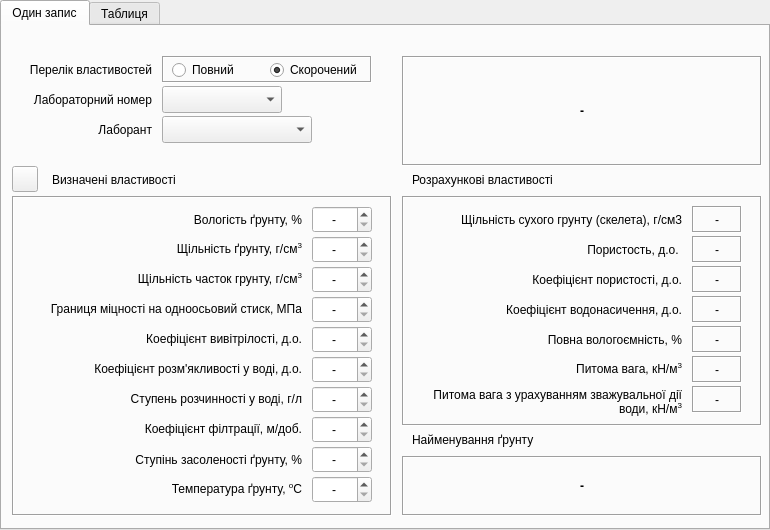
<?xml version="1.0" encoding="UTF-8"?>
<ui version="4.0">
 <class>Skala_win</class>
 <widget class="QTabWidget" name="Skala_win">
  <property name="geometry">
   <rect>
    <x>0</x>
    <y>0</y>
    <width>770</width>
    <height>530</height>
   </rect>
  </property>
  <property name="windowTitle">
   <string>Властивості скельних ґрунтів</string>
  </property>
  <property name="windowIcon">
   <iconset>
    <normaloff>../icons/16x16/applications-engineering.png</normaloff>../icons/16x16/applications-engineering.png</iconset>
  </property>
  <property name="locale">
   <locale language="Ukrainian" country="Ukraine"/>
  </property>
  <property name="currentIndex">
   <number>0</number>
  </property>
  <property name="tabsClosable">
   <bool>false</bool>
  </property>
  <property name="movable">
   <bool>false</bool>
  </property>
  <widget class="QWidget" name="tab">
   <attribute name="title">
    <string>Один запис</string>
   </attribute>
   <widget class="QLabel" name="label">
    <property name="geometry">
     <rect>
      <x>400</x>
      <y>30</y>
      <width>360</width>
      <height>110</height>
     </rect>
    </property>
    <property name="font">
     <font>
      <weight>75</weight>
      <bold>true</bold>
     </font>
    </property>
    <property name="frameShape">
     <enum>QFrame::Box</enum>
    </property>
    <property name="frameShadow">
     <enum>QFrame::Sunken</enum>
    </property>
    <property name="text">
     <string>-</string>
    </property>
    <property name="alignment">
     <set>Qt::AlignCenter</set>
    </property>
    <property name="wordWrap">
     <bool>true</bool>
    </property>
   </widget>
   <widget class="QLabel" name="label_19">
    <property name="geometry">
     <rect>
      <x>50</x>
      <y>140</y>
      <width>140</width>
      <height>27</height>
     </rect>
    </property>
    <property name="text">
     <string>Визначені властивості</string>
    </property>
    <property name="alignment">
     <set>Qt::AlignLeading|Qt::AlignLeft|Qt::AlignVCenter</set>
    </property>
   </widget>
   <widget class="QLabel" name="label_20">
    <property name="geometry">
     <rect>
      <x>10</x>
      <y>60</y>
      <width>140</width>
      <height>27</height>
     </rect>
    </property>
    <property name="sizePolicy">
     <sizepolicy hsizetype="Preferred" vsizetype="Preferred">
      <horstretch>0</horstretch>
      <verstretch>0</verstretch>
     </sizepolicy>
    </property>
    <property name="text">
     <string>Лабораторний номер</string>
    </property>
    <property name="alignment">
     <set>Qt::AlignRight|Qt::AlignTrailing|Qt::AlignVCenter</set>
    </property>
   </widget>
   <widget class="QComboBox" name="comboBox">
    <property name="geometry">
     <rect>
      <x>160</x>
      <y>60</y>
      <width>120</width>
      <height>27</height>
     </rect>
    </property>
   </widget>
   <widget class="QFrame" name="frame_2">
    <property name="geometry">
     <rect>
      <x>10</x>
      <y>170</y>
      <width>380</width>
      <height>320</height>
     </rect>
    </property>
    <property name="frameShape">
     <enum>QFrame::Box</enum>
    </property>
    <property name="frameShadow">
     <enum>QFrame::Sunken</enum>
    </property>
    <widget class="QLabel" name="label_14">
     <property name="geometry">
      <rect>
       <x>10</x>
       <y>250</y>
       <width>280</width>
       <height>27</height>
      </rect>
     </property>
     <property name="text">
      <string>Ступiнь засоленостi ґрунту, %</string>
     </property>
     <property name="alignment">
      <set>Qt::AlignRight|Qt::AlignTrailing|Qt::AlignVCenter</set>
     </property>
    </widget>
    <widget class="QLabel" name="label_3">
     <property name="geometry">
      <rect>
       <x>10</x>
       <y>10</y>
       <width>280</width>
       <height>27</height>
      </rect>
     </property>
     <property name="text">
      <string>Вологість ґрунту, %</string>
     </property>
     <property name="alignment">
      <set>Qt::AlignRight|Qt::AlignTrailing|Qt::AlignVCenter</set>
     </property>
    </widget>
    <widget class="QDoubleSpinBox" name="doubleSpinBox_14">
     <property name="geometry">
      <rect>
       <x>300</x>
       <y>280</y>
       <width>60</width>
       <height>27</height>
      </rect>
     </property>
     <property name="locale">
      <locale language="C" country="AnyCountry"/>
     </property>
     <property name="alignment">
      <set>Qt::AlignCenter</set>
     </property>
     <property name="specialValueText">
      <string>-</string>
     </property>
     <property name="decimals">
      <number>1</number>
     </property>
     <property name="minimum">
      <double>-99.000000000000000</double>
     </property>
     <property name="singleStep">
      <double>0.100000000000000</double>
     </property>
     <property name="value">
      <double>-99.000000000000000</double>
     </property>
    </widget>
    <widget class="QLabel" name="label_16">
     <property name="geometry">
      <rect>
       <x>10</x>
       <y>280</y>
       <width>280</width>
       <height>27</height>
      </rect>
     </property>
     <property name="text">
      <string>&lt;html&gt;&lt;head/&gt;&lt;body&gt;&lt;p&gt;Температура ґрунту, &lt;span style=&quot; vertical-align:super;&quot;&gt;o&lt;/span&gt;С&lt;/p&gt;&lt;/body&gt;&lt;/html&gt;</string>
     </property>
     <property name="alignment">
      <set>Qt::AlignRight|Qt::AlignTrailing|Qt::AlignVCenter</set>
     </property>
    </widget>
    <widget class="QLabel" name="label_4">
     <property name="geometry">
      <rect>
       <x>10</x>
       <y>40</y>
       <width>280</width>
       <height>27</height>
      </rect>
     </property>
     <property name="text">
      <string>&lt;html&gt;&lt;head/&gt;&lt;body&gt;&lt;p&gt;Щільність ґрунту, г/см&lt;span style=&quot; vertical-align:super;&quot;&gt;3&lt;/span&gt;&lt;/p&gt;&lt;/body&gt;&lt;/html&gt;</string>
     </property>
     <property name="alignment">
      <set>Qt::AlignRight|Qt::AlignTrailing|Qt::AlignVCenter</set>
     </property>
    </widget>
    <widget class="QDoubleSpinBox" name="doubleSpinBox_4">
     <property name="geometry">
      <rect>
       <x>300</x>
       <y>40</y>
       <width>60</width>
       <height>27</height>
      </rect>
     </property>
     <property name="locale">
      <locale language="C" country="AnyCountry"/>
     </property>
     <property name="alignment">
      <set>Qt::AlignCenter</set>
     </property>
     <property name="specialValueText">
      <string>-</string>
     </property>
     <property name="maximum">
      <double>9.990000000000000</double>
     </property>
     <property name="singleStep">
      <double>0.010000000000000</double>
     </property>
    </widget>
    <widget class="QDoubleSpinBox" name="doubleSpinBox">
     <property name="geometry">
      <rect>
       <x>300</x>
       <y>10</y>
       <width>60</width>
       <height>27</height>
      </rect>
     </property>
     <property name="locale">
      <locale language="C" country="AnyCountry"/>
     </property>
     <property name="wrapping">
      <bool>false</bool>
     </property>
     <property name="alignment">
      <set>Qt::AlignCenter</set>
     </property>
     <property name="specialValueText">
      <string>-</string>
     </property>
     <property name="decimals">
      <number>1</number>
     </property>
     <property name="minimum">
      <double>0.000000000000000</double>
     </property>
     <property name="maximum">
      <double>999.899999999999977</double>
     </property>
     <property name="singleStep">
      <double>0.100000000000000</double>
     </property>
     <property name="value">
      <double>0.000000000000000</double>
     </property>
    </widget>
    <widget class="QDoubleSpinBox" name="doubleSpinBox_12">
     <property name="geometry">
      <rect>
       <x>300</x>
       <y>250</y>
       <width>60</width>
       <height>27</height>
      </rect>
     </property>
     <property name="locale">
      <locale language="C" country="AnyCountry"/>
     </property>
     <property name="alignment">
      <set>Qt::AlignCenter</set>
     </property>
     <property name="specialValueText">
      <string>-</string>
     </property>
     <property name="decimals">
      <number>1</number>
     </property>
     <property name="maximum">
      <double>100.000000000000000</double>
     </property>
     <property name="singleStep">
      <double>0.100000000000000</double>
     </property>
    </widget>
    <widget class="QLabel" name="label_27">
     <property name="geometry">
      <rect>
       <x>10</x>
       <y>70</y>
       <width>280</width>
       <height>27</height>
      </rect>
     </property>
     <property name="text">
      <string>&lt;html&gt;&lt;head/&gt;&lt;body&gt;&lt;p&gt;Щiльнiсть часток грунту, г/см&lt;span style=&quot; vertical-align:super;&quot;&gt;3&lt;/span&gt;&lt;/p&gt;&lt;/body&gt;&lt;/html&gt;</string>
     </property>
     <property name="alignment">
      <set>Qt::AlignRight|Qt::AlignTrailing|Qt::AlignVCenter</set>
     </property>
     <property name="wordWrap">
      <bool>true</bool>
     </property>
    </widget>
    <widget class="QDoubleSpinBox" name="doubleSpinBox_5">
     <property name="geometry">
      <rect>
       <x>300</x>
       <y>70</y>
       <width>60</width>
       <height>27</height>
      </rect>
     </property>
     <property name="locale">
      <locale language="C" country="AnyCountry"/>
     </property>
     <property name="alignment">
      <set>Qt::AlignCenter</set>
     </property>
     <property name="specialValueText">
      <string>-</string>
     </property>
     <property name="maximum">
      <double>9.990000000000000</double>
     </property>
     <property name="singleStep">
      <double>0.010000000000000</double>
     </property>
    </widget>
    <widget class="QDoubleSpinBox" name="doubleSpinBox_6">
     <property name="geometry">
      <rect>
       <x>300</x>
       <y>130</y>
       <width>60</width>
       <height>27</height>
      </rect>
     </property>
     <property name="locale">
      <locale language="C" country="AnyCountry"/>
     </property>
     <property name="alignment">
      <set>Qt::AlignCenter</set>
     </property>
     <property name="specialValueText">
      <string>-</string>
     </property>
     <property name="maximum">
      <double>1.000000000000000</double>
     </property>
     <property name="singleStep">
      <double>0.010000000000000</double>
     </property>
    </widget>
    <widget class="QLabel" name="label_36">
     <property name="geometry">
      <rect>
       <x>10</x>
       <y>130</y>
       <width>280</width>
       <height>27</height>
      </rect>
     </property>
     <property name="text">
      <string>&lt;html&gt;&lt;head/&gt;&lt;body&gt;&lt;p&gt;Коефіцієнт вивітрілості, д.о.&lt;/p&gt;&lt;/body&gt;&lt;/html&gt;</string>
     </property>
     <property name="alignment">
      <set>Qt::AlignRight|Qt::AlignTrailing|Qt::AlignVCenter</set>
     </property>
     <property name="wordWrap">
      <bool>true</bool>
     </property>
    </widget>
    <widget class="QLabel" name="label_39">
     <property name="geometry">
      <rect>
       <x>10</x>
       <y>160</y>
       <width>280</width>
       <height>27</height>
      </rect>
     </property>
     <property name="text">
      <string>&lt;html&gt;&lt;head/&gt;&lt;body&gt;&lt;p&gt;Коефіцієнт розм'якливості у воді, д.о.&lt;/p&gt;&lt;/body&gt;&lt;/html&gt;</string>
     </property>
     <property name="alignment">
      <set>Qt::AlignRight|Qt::AlignTrailing|Qt::AlignVCenter</set>
     </property>
     <property name="wordWrap">
      <bool>true</bool>
     </property>
    </widget>
    <widget class="QDoubleSpinBox" name="doubleSpinBox_7">
     <property name="geometry">
      <rect>
       <x>300</x>
       <y>160</y>
       <width>60</width>
       <height>27</height>
      </rect>
     </property>
     <property name="locale">
      <locale language="C" country="AnyCountry"/>
     </property>
     <property name="alignment">
      <set>Qt::AlignCenter</set>
     </property>
     <property name="specialValueText">
      <string>-</string>
     </property>
     <property name="maximum">
      <double>1.000000000000000</double>
     </property>
     <property name="singleStep">
      <double>0.010000000000000</double>
     </property>
    </widget>
    <widget class="QLabel" name="label_40">
     <property name="geometry">
      <rect>
       <x>10</x>
       <y>190</y>
       <width>280</width>
       <height>27</height>
      </rect>
     </property>
     <property name="text">
      <string>&lt;html&gt;&lt;head/&gt;&lt;body&gt;&lt;p&gt;Ступень розчинності у воді, г/л&lt;/p&gt;&lt;/body&gt;&lt;/html&gt;</string>
     </property>
     <property name="alignment">
      <set>Qt::AlignRight|Qt::AlignTrailing|Qt::AlignVCenter</set>
     </property>
     <property name="wordWrap">
      <bool>true</bool>
     </property>
    </widget>
    <widget class="QDoubleSpinBox" name="doubleSpinBox_15">
     <property name="geometry">
      <rect>
       <x>300</x>
       <y>190</y>
       <width>60</width>
       <height>27</height>
      </rect>
     </property>
     <property name="locale">
      <locale language="C" country="AnyCountry"/>
     </property>
     <property name="alignment">
      <set>Qt::AlignCenter</set>
     </property>
     <property name="specialValueText">
      <string>-</string>
     </property>
     <property name="maximum">
      <double>99.989999999999995</double>
     </property>
     <property name="singleStep">
      <double>0.010000000000000</double>
     </property>
    </widget>
    <widget class="QDoubleSpinBox" name="doubleSpinBox_16">
     <property name="geometry">
      <rect>
       <x>300</x>
       <y>220</y>
       <width>60</width>
       <height>27</height>
      </rect>
     </property>
     <property name="locale">
      <locale language="C" country="AnyCountry"/>
     </property>
     <property name="alignment">
      <set>Qt::AlignCenter</set>
     </property>
     <property name="specialValueText">
      <string>-</string>
     </property>
     <property name="maximum">
      <double>99.989999999999995</double>
     </property>
     <property name="singleStep">
      <double>0.010000000000000</double>
     </property>
    </widget>
    <widget class="QLabel" name="label_42">
     <property name="geometry">
      <rect>
       <x>10</x>
       <y>220</y>
       <width>280</width>
       <height>27</height>
      </rect>
     </property>
     <property name="text">
      <string>&lt;html&gt;&lt;head/&gt;&lt;body&gt;&lt;p&gt;Коефіцієнт філтрації, м/доб.&lt;/p&gt;&lt;/body&gt;&lt;/html&gt;</string>
     </property>
     <property name="alignment">
      <set>Qt::AlignRight|Qt::AlignTrailing|Qt::AlignVCenter</set>
     </property>
     <property name="wordWrap">
      <bool>true</bool>
     </property>
    </widget>
    <widget class="QDoubleSpinBox" name="doubleSpinBox_8">
     <property name="geometry">
      <rect>
       <x>300</x>
       <y>100</y>
       <width>60</width>
       <height>27</height>
      </rect>
     </property>
     <property name="locale">
      <locale language="C" country="AnyCountry"/>
     </property>
     <property name="alignment">
      <set>Qt::AlignCenter</set>
     </property>
     <property name="specialValueText">
      <string>-</string>
     </property>
     <property name="decimals">
      <number>1</number>
     </property>
     <property name="maximum">
      <double>999.899999999999977</double>
     </property>
     <property name="singleStep">
      <double>0.100000000000000</double>
     </property>
    </widget>
    <widget class="QLabel" name="label_29">
     <property name="geometry">
      <rect>
       <x>10</x>
       <y>100</y>
       <width>280</width>
       <height>27</height>
      </rect>
     </property>
     <property name="text">
      <string>&lt;html&gt;&lt;head/&gt;&lt;body&gt;&lt;p&gt;Границя мiцностi на одноосьовий стиск, МПа&lt;/p&gt;&lt;/body&gt;&lt;/html&gt;</string>
     </property>
     <property name="alignment">
      <set>Qt::AlignRight|Qt::AlignTrailing|Qt::AlignVCenter</set>
     </property>
     <property name="wordWrap">
      <bool>true</bool>
     </property>
    </widget>
   </widget>
   <widget class="QFrame" name="frame_3">
    <property name="geometry">
     <rect>
      <x>400</x>
      <y>170</y>
      <width>360</width>
      <height>230</height>
     </rect>
    </property>
    <property name="frameShape">
     <enum>QFrame::Box</enum>
    </property>
    <property name="frameShadow">
     <enum>QFrame::Sunken</enum>
    </property>
    <widget class="QLabel" name="label_28">
     <property name="geometry">
      <rect>
       <x>30</x>
       <y>40</y>
       <width>250</width>
       <height>27</height>
      </rect>
     </property>
     <property name="text">
      <string>Пористость, д.о. </string>
     </property>
     <property name="alignment">
      <set>Qt::AlignRight|Qt::AlignTrailing|Qt::AlignVCenter</set>
     </property>
     <property name="wordWrap">
      <bool>true</bool>
     </property>
    </widget>
    <widget class="QLabel" name="label_26">
     <property name="geometry">
      <rect>
       <x>30</x>
       <y>100</y>
       <width>250</width>
       <height>27</height>
      </rect>
     </property>
     <property name="text">
      <string>Коефіцієнт водонасичення, д.о.</string>
     </property>
     <property name="alignment">
      <set>Qt::AlignRight|Qt::AlignTrailing|Qt::AlignVCenter</set>
     </property>
     <property name="wordWrap">
      <bool>true</bool>
     </property>
    </widget>
    <widget class="QLabel" name="label_32">
     <property name="geometry">
      <rect>
       <x>290</x>
       <y>40</y>
       <width>50</width>
       <height>27</height>
      </rect>
     </property>
     <property name="font">
      <font>
       <weight>50</weight>
       <bold>false</bold>
      </font>
     </property>
     <property name="frameShape">
      <enum>QFrame::Box</enum>
     </property>
     <property name="frameShadow">
      <enum>QFrame::Sunken</enum>
     </property>
     <property name="text">
      <string>-</string>
     </property>
     <property name="alignment">
      <set>Qt::AlignCenter</set>
     </property>
     <property name="margin">
      <number>0</number>
     </property>
     <property name="indent">
      <number>-1</number>
     </property>
    </widget>
    <widget class="QLabel" name="label_23">
     <property name="geometry">
      <rect>
       <x>30</x>
       <y>70</y>
       <width>250</width>
       <height>27</height>
      </rect>
     </property>
     <property name="text">
      <string>Коефіцієнт пористості, д.о.</string>
     </property>
     <property name="alignment">
      <set>Qt::AlignRight|Qt::AlignTrailing|Qt::AlignVCenter</set>
     </property>
     <property name="wordWrap">
      <bool>true</bool>
     </property>
    </widget>
    <widget class="QLabel" name="label_34">
     <property name="geometry">
      <rect>
       <x>290</x>
       <y>100</y>
       <width>50</width>
       <height>27</height>
      </rect>
     </property>
     <property name="font">
      <font>
       <weight>50</weight>
       <bold>false</bold>
      </font>
     </property>
     <property name="frameShape">
      <enum>QFrame::Box</enum>
     </property>
     <property name="frameShadow">
      <enum>QFrame::Sunken</enum>
     </property>
     <property name="text">
      <string>-</string>
     </property>
     <property name="alignment">
      <set>Qt::AlignCenter</set>
     </property>
     <property name="margin">
      <number>0</number>
     </property>
     <property name="indent">
      <number>-1</number>
     </property>
    </widget>
    <widget class="QLabel" name="label_33">
     <property name="geometry">
      <rect>
       <x>290</x>
       <y>70</y>
       <width>50</width>
       <height>27</height>
      </rect>
     </property>
     <property name="font">
      <font>
       <weight>50</weight>
       <bold>false</bold>
      </font>
     </property>
     <property name="frameShape">
      <enum>QFrame::Box</enum>
     </property>
     <property name="frameShadow">
      <enum>QFrame::Sunken</enum>
     </property>
     <property name="text">
      <string>-</string>
     </property>
     <property name="alignment">
      <set>Qt::AlignCenter</set>
     </property>
     <property name="margin">
      <number>0</number>
     </property>
     <property name="indent">
      <number>-1</number>
     </property>
    </widget>
    <widget class="QLabel" name="label_37">
     <property name="geometry">
      <rect>
       <x>290</x>
       <y>160</y>
       <width>50</width>
       <height>27</height>
      </rect>
     </property>
     <property name="font">
      <font>
       <weight>50</weight>
       <bold>false</bold>
      </font>
     </property>
     <property name="frameShape">
      <enum>QFrame::Box</enum>
     </property>
     <property name="frameShadow">
      <enum>QFrame::Sunken</enum>
     </property>
     <property name="text">
      <string>-</string>
     </property>
     <property name="alignment">
      <set>Qt::AlignCenter</set>
     </property>
     <property name="margin">
      <number>0</number>
     </property>
     <property name="indent">
      <number>-1</number>
     </property>
    </widget>
    <widget class="QLabel" name="label_38">
     <property name="geometry">
      <rect>
       <x>290</x>
       <y>130</y>
       <width>50</width>
       <height>27</height>
      </rect>
     </property>
     <property name="font">
      <font>
       <weight>50</weight>
       <bold>false</bold>
      </font>
     </property>
     <property name="frameShape">
      <enum>QFrame::Box</enum>
     </property>
     <property name="frameShadow">
      <enum>QFrame::Sunken</enum>
     </property>
     <property name="text">
      <string>-</string>
     </property>
     <property name="alignment">
      <set>Qt::AlignCenter</set>
     </property>
     <property name="margin">
      <number>0</number>
     </property>
     <property name="indent">
      <number>-1</number>
     </property>
    </widget>
    <widget class="QLabel" name="label_41">
     <property name="geometry">
      <rect>
       <x>290</x>
       <y>190</y>
       <width>50</width>
       <height>27</height>
      </rect>
     </property>
     <property name="font">
      <font>
       <weight>50</weight>
       <bold>false</bold>
      </font>
     </property>
     <property name="frameShape">
      <enum>QFrame::Box</enum>
     </property>
     <property name="frameShadow">
      <enum>QFrame::Sunken</enum>
     </property>
     <property name="text">
      <string>-</string>
     </property>
     <property name="alignment">
      <set>Qt::AlignCenter</set>
     </property>
     <property name="margin">
      <number>0</number>
     </property>
     <property name="indent">
      <number>-1</number>
     </property>
    </widget>
    <widget class="QLabel" name="label_43">
     <property name="geometry">
      <rect>
       <x>30</x>
       <y>130</y>
       <width>250</width>
       <height>27</height>
      </rect>
     </property>
     <property name="text">
      <string>Повна вологоємність, %</string>
     </property>
     <property name="alignment">
      <set>Qt::AlignRight|Qt::AlignTrailing|Qt::AlignVCenter</set>
     </property>
     <property name="wordWrap">
      <bool>true</bool>
     </property>
    </widget>
    <widget class="QLabel" name="label_44">
     <property name="geometry">
      <rect>
       <x>30</x>
       <y>160</y>
       <width>250</width>
       <height>27</height>
      </rect>
     </property>
     <property name="text">
      <string>&lt;html&gt;&lt;head/&gt;&lt;body&gt;&lt;p&gt;Питома вага, кН/м&lt;span style=&quot; vertical-align:super;&quot;&gt;3&lt;/span&gt;&lt;/p&gt;&lt;/body&gt;&lt;/html&gt;</string>
     </property>
     <property name="alignment">
      <set>Qt::AlignRight|Qt::AlignTrailing|Qt::AlignVCenter</set>
     </property>
     <property name="wordWrap">
      <bool>true</bool>
     </property>
    </widget>
    <widget class="QLabel" name="label_46">
     <property name="geometry">
      <rect>
       <x>30</x>
       <y>190</y>
       <width>250</width>
       <height>32</height>
      </rect>
     </property>
     <property name="text">
      <string>&lt;html&gt;&lt;head/&gt;&lt;body&gt;&lt;p&gt;        Питома вага з урахуванням зважувальної дії води, кН/м&lt;span style=&quot; vertical-align:super;&quot;&gt;3&lt;/span&gt;&lt;/p&gt;&lt;/body&gt;&lt;/html&gt;</string>
     </property>
     <property name="alignment">
      <set>Qt::AlignRight|Qt::AlignTrailing|Qt::AlignVCenter</set>
     </property>
     <property name="wordWrap">
      <bool>true</bool>
     </property>
    </widget>
    <widget class="QLabel" name="label_24">
     <property name="geometry">
      <rect>
       <x>30</x>
       <y>10</y>
       <width>250</width>
       <height>27</height>
      </rect>
     </property>
     <property name="text">
      <string>Щiльнiсть сухого грунту (скелета), г/см3</string>
     </property>
     <property name="alignment">
      <set>Qt::AlignRight|Qt::AlignTrailing|Qt::AlignVCenter</set>
     </property>
     <property name="wordWrap">
      <bool>true</bool>
     </property>
    </widget>
    <widget class="QLabel" name="label_45">
     <property name="geometry">
      <rect>
       <x>290</x>
       <y>10</y>
       <width>50</width>
       <height>27</height>
      </rect>
     </property>
     <property name="font">
      <font>
       <weight>50</weight>
       <bold>false</bold>
      </font>
     </property>
     <property name="frameShape">
      <enum>QFrame::Box</enum>
     </property>
     <property name="frameShadow">
      <enum>QFrame::Sunken</enum>
     </property>
     <property name="text">
      <string>-</string>
     </property>
     <property name="alignment">
      <set>Qt::AlignCenter</set>
     </property>
     <property name="margin">
      <number>0</number>
     </property>
     <property name="indent">
      <number>-1</number>
     </property>
    </widget>
   </widget>
   <widget class="QLabel" name="label_35">
    <property name="geometry">
     <rect>
      <x>410</x>
      <y>140</y>
      <width>160</width>
      <height>27</height>
     </rect>
    </property>
    <property name="text">
     <string>Розрахункові властивості</string>
    </property>
    <property name="alignment">
     <set>Qt::AlignLeading|Qt::AlignLeft|Qt::AlignVCenter</set>
    </property>
   </widget>
   <widget class="QLabel" name="label_18">
    <property name="geometry">
     <rect>
      <x>400</x>
      <y>430</y>
      <width>360</width>
      <height>60</height>
     </rect>
    </property>
    <property name="font">
     <font>
      <weight>75</weight>
      <bold>true</bold>
     </font>
    </property>
    <property name="frameShape">
     <enum>QFrame::Box</enum>
    </property>
    <property name="frameShadow">
     <enum>QFrame::Sunken</enum>
    </property>
    <property name="text">
     <string>-</string>
    </property>
    <property name="alignment">
     <set>Qt::AlignCenter</set>
    </property>
    <property name="wordWrap">
     <bool>true</bool>
    </property>
   </widget>
   <widget class="QLabel" name="label_2">
    <property name="geometry">
     <rect>
      <x>410</x>
      <y>400</y>
      <width>150</width>
      <height>27</height>
     </rect>
    </property>
    <property name="text">
     <string>Найменування ґрунту</string>
    </property>
    <property name="alignment">
     <set>Qt::AlignLeading|Qt::AlignLeft|Qt::AlignVCenter</set>
    </property>
   </widget>
   <widget class="QFrame" name="frame">
    <property name="geometry">
     <rect>
      <x>160</x>
      <y>30</y>
      <width>210</width>
      <height>27</height>
     </rect>
    </property>
    <property name="frameShape">
     <enum>QFrame::Box</enum>
    </property>
    <property name="frameShadow">
     <enum>QFrame::Sunken</enum>
    </property>
    <widget class="QWidget" name="layoutWidget">
     <property name="geometry">
      <rect>
       <x>10</x>
       <y>2</y>
       <width>191</width>
       <height>24</height>
      </rect>
     </property>
     <layout class="QHBoxLayout" name="horizontalLayout">
      <property name="spacing">
       <number>5</number>
      </property>
      <item>
       <widget class="QRadioButton" name="radioButton_2">
        <property name="text">
         <string>Повний</string>
        </property>
       </widget>
      </item>
      <item>
       <widget class="QRadioButton" name="radioButton">
        <property name="text">
         <string>Скорочений</string>
        </property>
        <property name="checkable">
         <bool>true</bool>
        </property>
        <property name="checked">
         <bool>true</bool>
        </property>
       </widget>
      </item>
     </layout>
    </widget>
   </widget>
   <widget class="QLabel" name="label_17">
    <property name="geometry">
     <rect>
      <x>10</x>
      <y>30</y>
      <width>140</width>
      <height>27</height>
     </rect>
    </property>
    <property name="text">
     <string>Перелік властивостей</string>
    </property>
    <property name="alignment">
     <set>Qt::AlignRight|Qt::AlignTrailing|Qt::AlignVCenter</set>
    </property>
   </widget>
   <widget class="QToolButton" name="toolButton_6">
    <property name="geometry">
     <rect>
      <x>10</x>
      <y>140</y>
      <width>26</width>
      <height>26</height>
     </rect>
    </property>
    <property name="toolTip">
     <string>Очистити комірку від значення</string>
    </property>
    <property name="statusTip">
     <string>Очистити комірку від значення. Відобразити None</string>
    </property>
    <property name="icon">
     <iconset>
      <normaloff>../icons/16x16/edit-clear.png</normaloff>../icons/16x16/edit-clear.png</iconset>
    </property>
   </widget>
   <widget class="QComboBox" name="comboBox_2">
    <property name="geometry">
     <rect>
      <x>160</x>
      <y>90</y>
      <width>150</width>
      <height>27</height>
     </rect>
    </property>
   </widget>
   <widget class="QLabel" name="label_48">
    <property name="geometry">
     <rect>
      <x>10</x>
      <y>90</y>
      <width>140</width>
      <height>27</height>
     </rect>
    </property>
    <property name="sizePolicy">
     <sizepolicy hsizetype="Preferred" vsizetype="Preferred">
      <horstretch>0</horstretch>
      <verstretch>0</verstretch>
     </sizepolicy>
    </property>
    <property name="text">
     <string>Лаборант</string>
    </property>
    <property name="alignment">
     <set>Qt::AlignRight|Qt::AlignTrailing|Qt::AlignVCenter</set>
    </property>
   </widget>
   <zorder>frame_2</zorder>
   <zorder>label</zorder>
   <zorder>label_19</zorder>
   <zorder>label_20</zorder>
   <zorder>comboBox</zorder>
   <zorder>frame_3</zorder>
   <zorder>label_35</zorder>
   <zorder>label_18</zorder>
   <zorder>label_2</zorder>
   <zorder>frame</zorder>
   <zorder>label_17</zorder>
   <zorder>toolButton_6</zorder>
   <zorder>comboBox_2</zorder>
   <zorder>label_48</zorder>
  </widget>
  <widget class="QWidget" name="tab">
   <attribute name="title">
    <string>Таблиця</string>
   </attribute>
   <layout class="QGridLayout" name="gridLayout">
    <item row="0" column="0">
     <widget class="QTableView" name="tableSkala">
      <property name="frameShape">
       <enum>QFrame::StyledPanel</enum>
      </property>
      <property name="autoScroll">
       <bool>true</bool>
      </property>
     </widget>
    </item>
   </layout>
  </widget>
 </widget>
 <tabstops>
  <tabstop>radioButton_2</tabstop>
  <tabstop>radioButton</tabstop>
  <tabstop>comboBox</tabstop>
  <tabstop>comboBox_2</tabstop>
  <tabstop>doubleSpinBox</tabstop>
  <tabstop>doubleSpinBox_4</tabstop>
  <tabstop>doubleSpinBox_5</tabstop>
  <tabstop>doubleSpinBox_8</tabstop>
  <tabstop>doubleSpinBox_6</tabstop>
  <tabstop>doubleSpinBox_7</tabstop>
  <tabstop>doubleSpinBox_15</tabstop>
  <tabstop>doubleSpinBox_16</tabstop>
  <tabstop>doubleSpinBox_12</tabstop>
  <tabstop>doubleSpinBox_14</tabstop>
  <tabstop>toolButton_6</tabstop>
  <tabstop>tableSkala</tabstop>
 </tabstops>
 <resources/>
 <connections/>
</ui>
